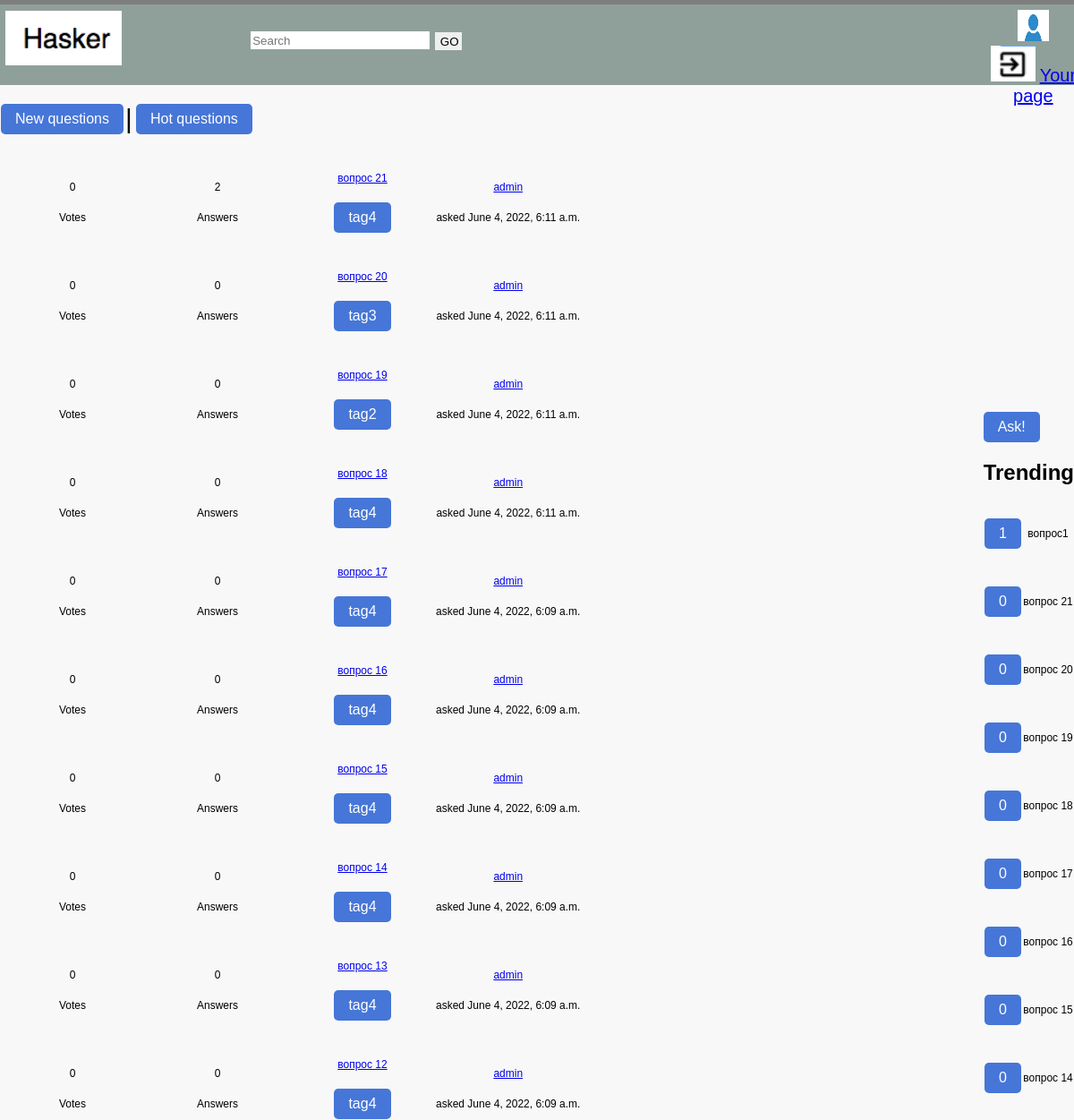
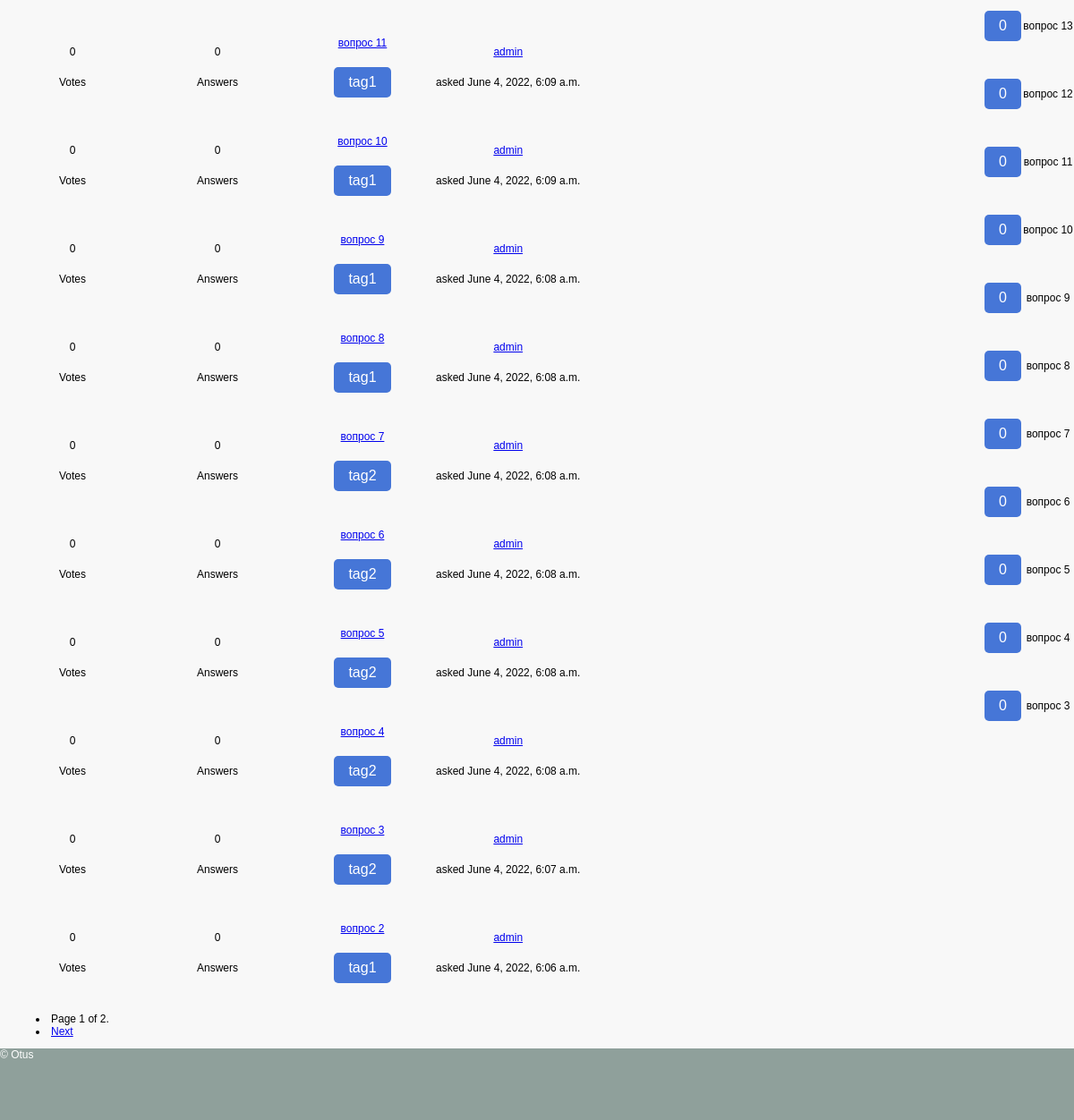
Screenshot of / (signed in) with the database file from the repository (2 pictures, top to bottom).
### users/models.py (models this page shows)
class CustomUser(AbstractUser):
    email = models.EmailField(unique=True)
    profile_pic = models.ImageField(null=True, blank=True, upload_to="images/profile/",
                                    default='images/deafult-profile-image.png')

### blog/models.py (models this page shows, shortened)
class Question(models.Model):
    title = models.CharField(max_length=255)
    content = models.TextField(max_length=10000)
    date = models.DateTimeField(auto_now_add=True, blank=True)
    author = models.ForeignKey(CustomUser, on_delete=models.CASCADE)
    tag = models.ForeignKey(Tag, on_delete=models.PROTECT)
    tag2 = models.ForeignKey(Tag, on_delete=models.PROTECT, related_name='tag2', blank=True, null=True)
    tag3 = models.ForeignKey(Tag, on_delete=models.PROTECT, related_name='tag3', blank=True, null=True)
    rating = models.IntegerField(default=0)

class Tag(models.Model):
    tag = models.CharField(max_length=255)
    def __str__(self):
        return self.tag

### users/views.py (the view)
# urls.py: path("", index, name='home'),
def index(request, pk=1, tag='', sort=1):
    search = request.GET.get('q')
    if sort == 1:
        order_by = "-date"
    else:
        order_by = "-rating"
    if tag:
        questions = Question.objects.filter(Q(tag__tag__icontains=tag)).order_by(order_by)
    else:
        if search:
            if search.startswith("tag:"):
                tag = search.split('tag:')[-1]
                questions = Question.objects.filter(Q(tag__tag__icontains=tag)).order_by(order_by)
            else:
                questions = Question.objects.filter(Q(title__icontains=search) |
                                                    Q(content__icontains=search)).order_by(order_by)
        else:
            questions = Question.objects.all().order_by(order_by)
    paginator = Paginator(questions, 20)
    questions_trends = Question.objects.order_by('-rating', '-date')[:20]
    answers = {}
    for q in questions:
        answers[q.pk] = len(Answer.objects.filter(question_pk=q.pk))
    context = {
        'answers': answers,  # Количество овтетов для каждого вопроса
        'questions': questions,
        'questions_trends': questions_trends,
        'paginator': paginator.page(pk)
    }
    return render(request, 'home.html', context=context)

### templates/home.html (shortened to what this page needs)
{% extends 'base.html' %}
{% block content %}
<table>
        <tr>
            <td class="table_column">
                <a id="logo" href="/"><img src="/media/images/logo.png" alt="Whitesquare logo"></a>
            </td>
            <td class="table_column">
                <form name="search" action="/" method="get">
                    <div class="search">
                      <input type="search" placeholder="Search" name="q">
                      <input class="search_button"  type="submit" value="GO">
                    </div>
                </form>
            </td>
        </tr>
</table>
{% endblock %}
{% block user %}
<table>
    <tr>
        <td class="table_column">
                {% if user.is_authenticated %}
                    {% if user.profile_pic %}
                        <img src="{{ user.profile_pic.url }}" height=35 width=35>
                    {% endif %}
                  <div class="login"><a href="{% url 'logout' %}"><img src="/media/images/logout.png" alt="Whitesquare logo"></a>  <a href="{% url 'user' pk=user.pk %}">Your page </a></div>
                {% else %}
                  <div class="login"><a id="logout" href="{% url 'login' %}">Log In</a> <button onclick="window.location.href = '{% url 'signup' %}';">Sign up</button></div>
                {% endif %}
        </td>
    </tr>
</table>
{% endblock %}
{% block content_center %}
    <table class="table_questions">
         <tr>
             <td>
                <button onclick="window.location.href = '{% url 'home' sort=1%}';">New questions</button>
             </td>
             <td class="table_separator">
                <p class="separator">|</p>
             </td>
             <td>
                <button onclick="window.location.href = '{% url 'home' sort=2%}';">Hot questions</button></div>
             </td>
    </table>
    <table class="table_questions">
        {% for q in paginator.object_list %}
            <tr>
                <td class="table_question_data">
                    <p>{{ q.rating }}</p>
                    <p>Votes</p>
                </td>
                <td class="table_question_data">
                    {% for k,v in answers.items %}
                        {% if k == q.pk %}
                        <p> {{ v }} </p>
                        {% endif %}
                    {% endfor %}
                    <p>Answers</p>
                </td>
                <td class="table_question_data">
                    <p><a href="{% url 'question' pk=q.id %}">{{ q.title }}</a></p>
                    <p><button onclick="window.location.href = '{% url 'home' tag=q.tag %}';">{{ q.tag }}</button></p>
                </td>
                <td class="table_question_data">
                    <p><a href="{% url 'user' pk=q.author.pk %}">{{ q.author}}</a></p>
                    <p>asked {{ q.date}} </p>
                </td>
            </tr>
        {% endfor %}
    </table>
    <ul class="pagination">
        <li class="pagination">
            <span>Page {{ paginator.number }} of {{ paginator.paginator.num_pages }}.</span>
        </li>
    {% if paginator.has_next %}
        <li class="pagination">
            <span><a href="/home/{{ paginator.next_page_number }}">Next</a></span>
        </li>
    {% endif %}
    </ul>
{% endblock %}
{% block sidebar %}
{% if request.user.is_authenticated %}
    <p><button onclick="window.location.href = '{% url 'question_new' %}';">Ask!</button></p>
{% else %}
    <p><button onclick="window.location.href = '{% url 'login' %}';">Ask!</button></p>
{% endif %}
<h1> Trending </h1>
<table class="table_questions">
  {% for q in  questions_trends  %}
    <tr>
        <td class="table_question_data">
            <p><button onclick="window.location.href = '{% url 'question' pk=q.id %}';">{{ q.rating }}</button></p>
        </td>
        <td class="table_question_data">
            <p>{{ q.title }}</p>
        </td>
    </tr>
  {% endfor %}
</table>
{% endblock %}

### media/css/styles.css (style rules this page uses)
body { font: 12px Tahoma, sans-serif; background-color: #f8f8f8; border-top: 5px solid #7e7e7e; margin: 0; }
button { appearance: none; border: 0; border-radius: 5px; background: #4676D7; color: #fff; padding: 8px 16px; font-size: 16px; }
.separator { font: 30px Tahoma, sans-serif; }
p { margin: 20px 0; }
#logo { float: left; max-width: 10vh; height: auto; }
.search { width: 300px; min-height: 20px; }
input[type="search"] { border: none; outline: none; -webkit-appearance: none; width: 200px; height: 20px; vertical-align: middle; }
.search_button { width: 30px; height: 20px; border: none; }
table { border-collapse: collapse; }
.table_column { width: 30vh; float: center; }
.table_separator { width: 10px; float: center; }
.table_questions { display: block; overflow-x: auto; white-space: nowrap; border-collapse: collapse; border: 0px solid grey; }
.table_question_data { border: 0px solid black; width: 20vh; text-align: center; }
.login { float: right; }
li { list-style-position:inside; }
.pagination { width: 80%; }

### rows the page displays
CustomUser: profile_pic (picture)
Question: rating "0", answers "2", title "вопрос 21", tag "tag4", author "admin", date "June 4, 2022, 6:11 a.m."
Question: rating "0", answers "0", title "вопрос 20", tag "tag3", author "admin", date "June 4, 2022, 6:11 a.m."
Question: rating "0", answers "0", title "вопрос 19", tag "tag2", author "admin", date "June 4, 2022, 6:11 a.m."
Question: rating "0", answers "0", title "вопрос 18", tag "tag4", author "admin", date "June 4, 2022, 6:11 a.m."
Question: rating "0", answers "0", title "вопрос 17", tag "tag4", author "admin", date "June 4, 2022, 6:09 a.m."
Question: rating "0", answers "0", title "вопрос 16", tag "tag4", author "admin", date "June 4, 2022, 6:09 a.m."
Question: rating "0", answers "0", title "вопрос 15", tag "tag4", author "admin", date "June 4, 2022, 6:09 a.m."
Question: rating "0", answers "0", title "вопрос 14", tag "tag4", author "admin", date "June 4, 2022, 6:09 a.m."
Question: rating "0", answers "0", title "вопрос 13", tag "tag4", author "admin", date "June 4, 2022, 6:09 a.m."
Question: rating "0", answers "0", title "вопрос 12", tag "tag4", author "admin", date "June 4, 2022, 6:09 a.m."
Question: rating "0", answers "0", title "вопрос 11", tag "tag1", author "admin", date "June 4, 2022, 6:09 a.m."
Question: rating "0", answers "0", title "вопрос 10", tag "tag1", author "admin", date "June 4, 2022, 6:09 a.m."
Question: rating "0", answers "0", title "вопрос 9", tag "tag1", author "admin", date "June 4, 2022, 6:08 a.m."
Question: rating "0", answers "0", title "вопрос 8", tag "tag1", author "admin", date "June 4, 2022, 6:08 a.m."
Question: rating "0", answers "0", title "вопрос 7", tag "tag2", author "admin", date "June 4, 2022, 6:08 a.m."
Question: rating "0", answers "0", title "вопрос 6", tag "tag2", author "admin", date "June 4, 2022, 6:08 a.m."
Question: rating "0", answers "0", title "вопрос 5", tag "tag2", author "admin", date "June 4, 2022, 6:08 a.m."
Question: rating "0", answers "0", title "вопрос 4", tag "tag2", author "admin", date "June 4, 2022, 6:08 a.m."
Question: rating "0", answers "0", title "вопрос 3", tag "tag2", author "admin", date "June 4, 2022, 6:07 a.m."
Question: rating "0", answers "0", title "вопрос 2", tag "tag1", author "admin", date "June 4, 2022, 6:06 a.m."
Question: rating "1", title "вопрос1"

### other values shown
{{ paginator.number }} "1"
{{ paginator.paginator.num_pages }} "2"
